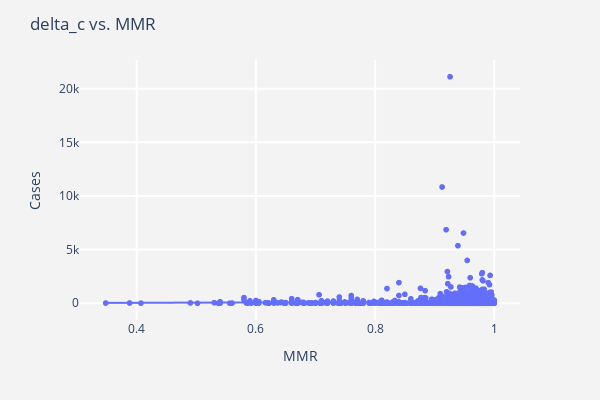

Notebook code cell kept with this figure:
### Code cell
# plot it

df = state_df

fig1 = px.scatter(df, x="MMR", y="delta_c", trendline="ols")
fig1.update_traces(textposition='top center')
fig1.update_layout(
        title= 'delta_c vs. MMR',
        xaxis=dict(
            title='MMR',
            gridcolor='white',
            gridwidth=2,
        ),
        yaxis=dict(
            title="Cases",
            gridcolor='white',
            gridwidth=2,
        ),
        paper_bgcolor='rgb(243, 243, 243)',
        plot_bgcolor='rgb(243, 243, 243)', width=600, height=400
    )
fig1.show()

### Figure 1 — Plotly figure (JSON) as saved in the notebook; plotly's stock layout.template omitted (floating-point values rounded to 4 significant figures; data arrays with more than 128 entries replaced by an {"elided": "..."} marker saying what was removed)
{"data": [{"hoverlabel": {"namelength": 0}, "hovertemplate": "MMR=%{x}<br>delta_c=%{y}", "legendgroup": "", "marker": {"color": "#636efa", "symbol": "circle"}, "mode": "markers", "name": "", "showlegend": false, "textposition": "top center", "type": "scattergl", "x": {"elided": "2178 float values"}, "xaxis": "x", "y": {"elided": "2178 float values"}, "yaxis": "y"}, {"hoverlabel": {"namelength": 0}, "hovertemplate": "<b>OLS trendline</b><br>delta_c = 195.730385 * MMR + -37.966005<br>R<sup>2</sup>=0.000655<br><br>MMR=%{x}<br>delta_c=%{y} <b>(trend)</b>", "legendgroup": "", "marker": {"color": "#636efa", "symbol": "circle"}, "mode": "lines", "name": "", "showlegend": false, "textposition": "top center", "type": "scattergl", "x": {"elided": "2178 float values"}, "xaxis": "x", "y": {"elided": "2178 float values"}, "yaxis": "y"}], "layout": {"height": 400, "legend": {"tracegroupgap": 0}, "margin": {"t": 60}, "paper_bgcolor": "rgb(243, 243, 243)", "plot_bgcolor": "rgb(243, 243, 243)", "title": {"text": "delta_c vs. MMR"}, "width": 600, "xaxis": {"anchor": "y", "domain": [0, 1], "gridcolor": "white", "gridwidth": 2, "title": {"text": "MMR"}}, "yaxis": {"anchor": "x", "domain": [0, 1], "gridcolor": "white", "gridwidth": 2, "title": {"text": "Cases"}}}}
